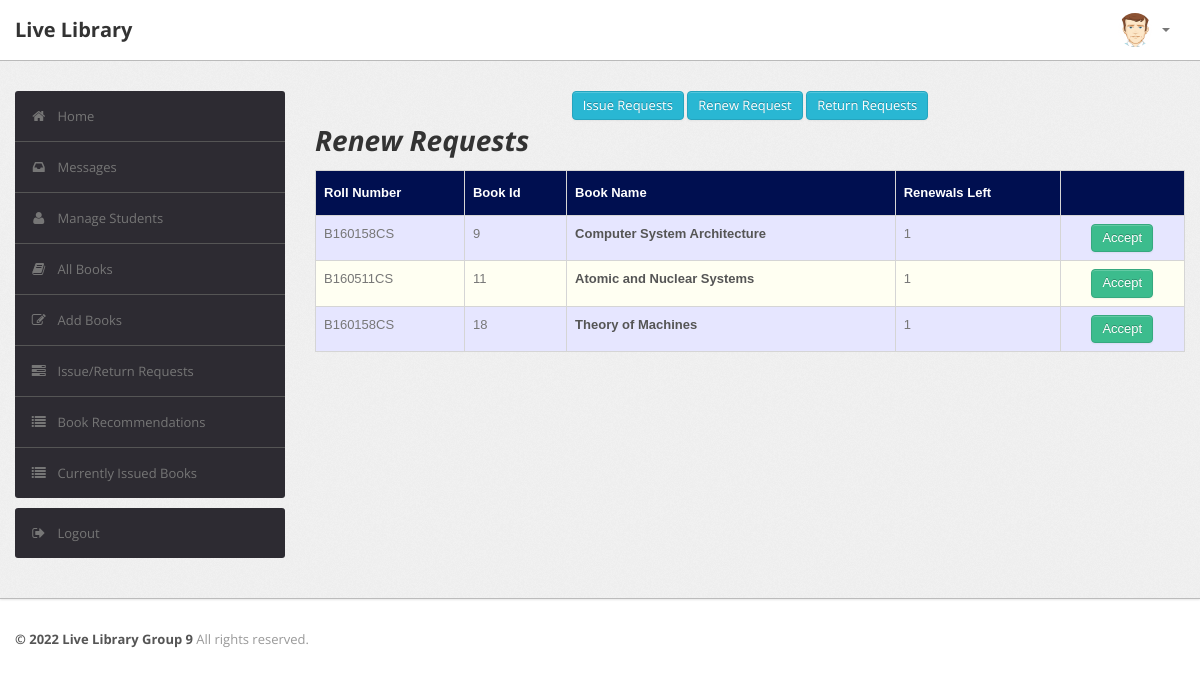
/admin/renew_requests.php (signed in), run on the app's committed database.
### tables this page shows
CREATE TABLE `record` (
  `RollNo` varchar(50) NOT NULL,
  `BookId` int NOT NULL,
  `Date_of_Issue` date DEFAULT NULL,
  `Due_Date` date DEFAULT NULL,
  `Date_of_Return` date DEFAULT NULL,
  `Dues` int DEFAULT NULL,
  `Renewals_left` int DEFAULT NULL,
  `Time` time DEFAULT NULL,
  PRIMARY KEY (`RollNo`,`BookId`),
  KEY `BookId` (`BookId`),
  CONSTRAINT `record_ibfk_1` FOREIGN KEY (`RollNo`) REFERENCES `user` (`RollNo`),
  CONSTRAINT `record_ibfk_2` FOREIGN KEY (`BookId`) REFERENCES `book` (`BookId`)
);

CREATE TABLE `renew` (
  `RollNo` varchar(50) NOT NULL,
  `BookId` int NOT NULL,
  PRIMARY KEY (`RollNo`,`BookId`),
  KEY `BookId` (`BookId`),
  CONSTRAINT `renew_ibfk_1` FOREIGN KEY (`RollNo`) REFERENCES `user` (`RollNo`),
  CONSTRAINT `renew_ibfk_2` FOREIGN KEY (`BookId`) REFERENCES `book` (`BookId`)
);

CREATE TABLE `book` (
  `BookId` int NOT NULL AUTO_INCREMENT,
  `Title` varchar(50) DEFAULT NULL,
  `Publisher` varchar(50) DEFAULT NULL,
  `Year` varchar(50) DEFAULT NULL,
  `Availability` int DEFAULT NULL,
  PRIMARY KEY (`BookId`)
);

### admin/renew_requests.php (the view, shortened to what this page needs)
<?php
require('dbconn.php');
?>
<?php
if ($_SESSION['RollNo']) {
    ?>
<!DOCTYPE html>
<html lang="en">
    <head>
        <link type="text/css" href="bootstrap/css/bootstrap.min.css" rel="stylesheet">
        <link type="text/css" href="bootstrap/css/bootstrap-responsive.min.css" rel="stylesheet">
        <link type="text/css" href="css/theme.css" rel="stylesheet">
        <link type="text/css" href="images/icons/css/font-awesome.css" rel="stylesheet">
    </head>
    <body>
        <div class="navbar navbar-fixed-top">
            <div class="navbar-inner">
                <div class="container">
                        <a class="brand" href="index.php">Live Library </a>
                    <div class="nav-collapse collapse navbar-inverse-collapse">
                        <ul class="nav pull-right">
                            <li class="nav-user dropdown"><a href="#" class="dropdown-toggle" data-toggle="dropdown">
                                <img src="images/user.png" class="nav-avatar" />
                                <b class="caret"></b></a>
                            </li>
                        </ul>
                    </div>
                </div>
            </div>
        </div>
        <div class="wrapper">
            <div class="container">
                <div class="row">
                    <div class="span3">
                        <div class="sidebar">
                            <ul class="widget widget-menu unstyled">
                                <li class="active"><a href="index.php"><i class="menu-icon icon-home"></i>Home
                                </a></li>
                                 <li><a href="message.php"><i class="menu-icon icon-inbox"></i>Messages</a>
                                </li>
                                <li><a href="student.php"><i class="menu-icon icon-user"></i>Manage Students </a>
                                </li>
                                <li><a href="book.php"><i class="menu-icon icon-book"></i>All Books </a></li>
                                <li><a href="addbook.php"><i class="menu-icon icon-edit"></i>Add Books </a></li>
                                <li><a href="requests.php"><i class="menu-icon icon-tasks"></i>Issue/Return Requests </a></li>
                                <li><a href="recommendations.php"><i class="menu-icon icon-list"></i>Book Recommendations </a></li>
                                <li><a href="current.php"><i class="menu-icon icon-list"></i>Currently Issued Books </a></li>
                            </ul>
                            <ul class="widget widget-menu unstyled">
                                <li><a href="logout.php"><i class="menu-icon icon-signout"></i>Logout </a></li>
                            </ul>
                        </div>
                    </div>
                    <div class="span9">
                        <center>
                        <a href="issue_requests.php" class="btn btn-info">Issue Requests</a>
                        <a href="renew_requests.php" class="btn btn-info">Renew Request</a>
                        <a href="return_requests.php" class="btn btn-info">Return Requests</a>
                        </center>
                        <h1><i>Renew Requests</i></h1>
                        <table class="table" id = "tables">
                                  <thead>
                                    <tr>
                                      <th>Roll Number</th>
                                      <th>Book Id</th>
                                      <th>Book Name</th>
                                      <th>Renewals Left</th>
                                      <th></th>
                                    </tr>
                                  </thead>
                                  <tbody>
                                    <?php
                            $sql="select * from LMS.record,LMS.book,LMS.renew where renew.BookId=book.BookId and renew.RollNo=record.RollNo and renew.BookId=record.BookId";
                            $result=$conn->query($sql);
                            while($row=$result->fetch_assoc())
                            {
                                $bookid=$row['BookId'];
                                $rollno=$row['RollNo'];
                                $name=$row['Title'];
                                $renewals=$row['Renewals_left'];
                            ?>
                                    <tr>
                                      <td><?php echo strtoupper($rollno) ?></td>
                                      <td><?php echo $bookid ?></td>
                                      <td><b><?php echo $name ?></b></td>
                                      <td><?php echo $renewals ?></td>
                                      <td><center>
                                        <?php
                                        if($renewals > 0)
                                        {echo "<a href=\"acceptrenewal.php?id1=".$bookid."&id2=".$rollno."\" class=\"btn btn-success\">Accept</a>";}
                                         ?>
                                    </center></td>
                                    </tr>
                               <?php } ?>
                               </tbody>
                                </table>
                            </div>
                </div>
            </div>
        </div>
<div class="footer">
            <div class="container">
                <b class="copyright">&copy; 2022 Live Library Group 9 </b>All rights reserved.
            </div>
        </div>
    </body>
</html>
<?php }
else {
    echo "<script type='text/javascript'>alert('Access Denied!!!')</script>";
} ?>

### admin/css/theme.css (style rules this page uses)
#tables { font-family: "Trebuchet MS", Arial, Helvetica, sans-serif; border-collapse: collapse; width: 100%; }
#tables td, #tables th { border: 1px solid #ddd; padding: 8px; }
#tables tr:nth-child(even) { background-color: #fffff2; }
#tables tr:nth-child(odd) { background-color: #e6e6ff; }
#tables th { padding-top: 12px; padding-bottom: 12px; text-align: left; background-color: #000F50; color: white; }
body { font-size: 13px; font-family: 'Open Sans', Arial, sans-serif; background: #fff; color: #777 }
h1, h2, h3, h4, h5, h6 { color: #333; margin-top: 0 }
h1 { font-size: 28px }
strong, b { color: #555 }
.wrapper { background: url(../images/bg.png) #eee; border-bottom: 1px solid #bbb; -webkit-box-shadow: 0 1px 2px rgba(0,0,0,0.1); -moz-box-shadow: 0 1px 2px rgba(0,0,0,0.1); box-shadow: 0 1px 2px rgba(0,0,0,0.1); padding: 30px 0 }
.footer { color: #999; padding: 30px 0 60px }
body [class^="icon-"], body [class*=" icon-"] { font-size: 14px; line-height: 20px; height: 20px }
.navbar { position: static!important; margin: 0!important }
.navbar .navbar-inner { background: #fff; border-bottom: 1px solid #bbb; -webkit-box-shadow: 0 1px 2px rgba(0,0,0,0.15); -moz-box-shadow: 0 1px 2px rgba(0,0,0,0.15); box-shadow: 0 1px 2px rgba(0,0,0,0.15) }
.navbar .brand { color: #333; font-weight: bold; font-size: 20px; margin-right: 20px; padding: 20px }
.navbar .nav>li>a { padding: 20px 15px; font-weight: bold; color: #777 }
.nav-user>a { height: 20px }
.nav-avatar { width: 34px; height: 34px; margin: -7px 5px 0 0; -webkit-border-radius: 50%; -moz-border-radius: 50%; border-radius: 50% }
.btn, .btn-box { -webkit-border-radius: 3px; -moz-border-radius: 3px; border-radius: 3px }
.btn { font-size: 13px; font-weight: 600 }
.btn { display: inline-block; margin-bottom: 0; font-weight: 400; text-align: center; vertical-align: middle; cursor: pointer; background-image: none; border: 1px solid transparent; white-space: nowrap; padding: 4px 10px; font-size: 13px; line-height: 1.42857; border-radius: 4px; -webkit-user-select: none; -moz-user-select: none; -ms-user-select: none; user-select: none }
.btn-success { color: #fff; background-color: #3cbc8d; border-color: #36a97f }
.btn-info { color: #fff; background-color: #29b7d3; border-color: #25a4be }
.table { margin-bottom: 0 }
.table th, .table td { border-color: #d5d5d5!important }
.widget-menu { background: #fff; -webkit-border-radius: 3px; -moz-border-radius: 3px; border-radius: 3px; overflow: hidden }
.widget-menu a { color: #555; display: block; line-height: 20px; padding: 15px; text-decoration: none!important }
.widget-menu .menu-icon { margin-right: 10px; color: #767676; -webkit-transition: all .2s ease-in-out; -moz-transition: all .2s ease-in-out; transition: all .2s ease-in-out; }
.widget-menu>li+li { border-top: 1px solid #555 }
.widget-menu>li>a { background-color: #2d2b32; color: #767676; -webkit-transition: all .2s ease-in-out; -moz-transition: all .2s ease-in-out; transition: all .2s ease-in-out; }

### data on the page
record: renew.RollNo "B160158CS", renew.BookId "9", BookId.Title "Computer System Architecture", Renewals_left "1"
record: renew.RollNo "B160511CS", renew.BookId "11", BookId.Title "Atomic and Nuclear Systems", Renewals_left "1"
record: renew.RollNo "B160158CS", renew.BookId "18", BookId.Title "Theory of Machines", Renewals_left "1"
